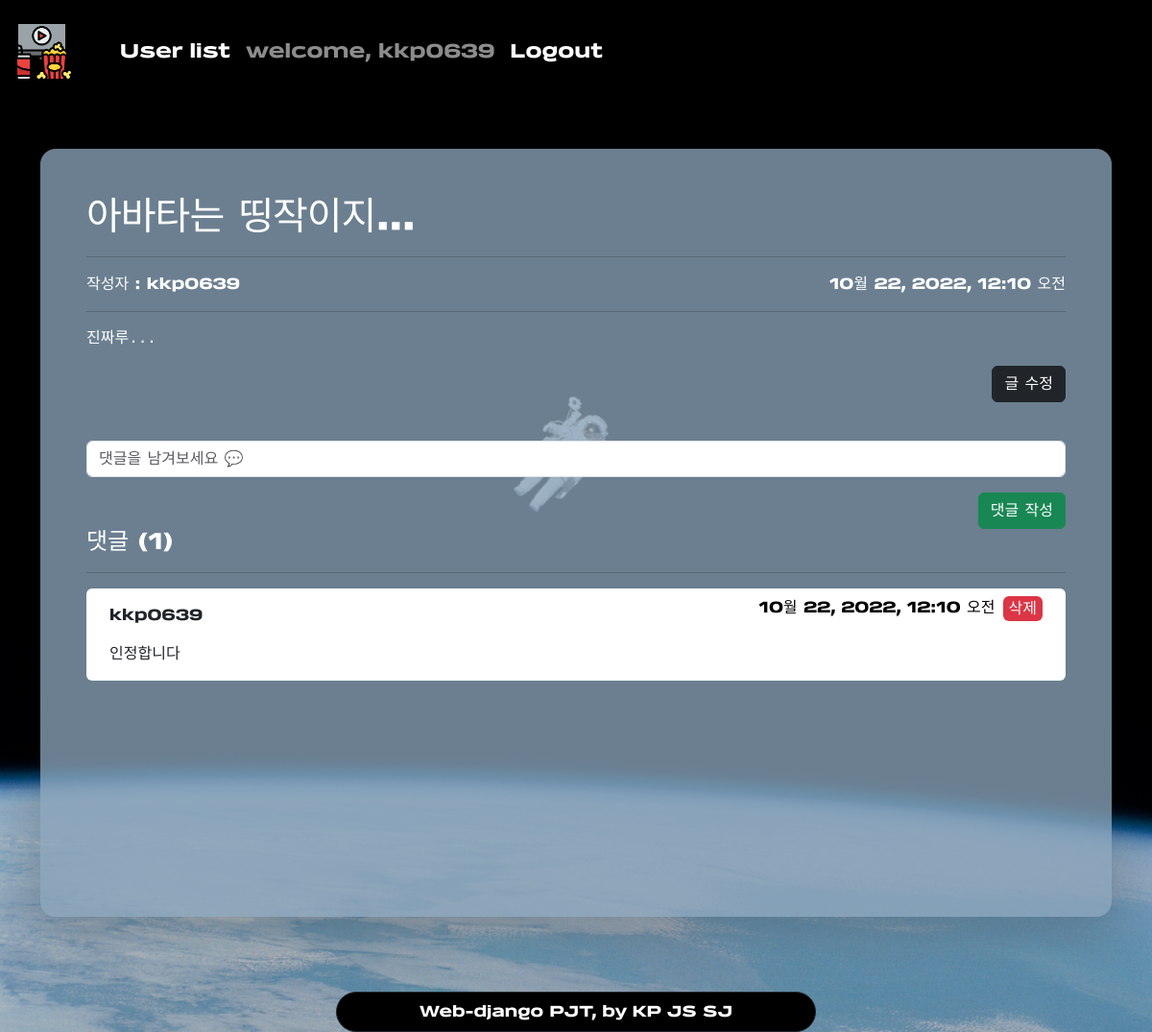
The app's page /3/ (signed in) with its own data.
### accounts/models.py (models this page shows)
class User(AbstractUser):
    pass

### articles/models.py (models this page shows)
class Review(models.Model):
    title = models.CharField(max_length=30)
    content = models.TextField()
    movie = models.ForeignKey(Movie, on_delete=models.CASCADE)
    grade = models.IntegerField(
        validators=[MinValueValidator(1), MaxValueValidator(10)]
    )
    created_at = models.DateTimeField(auto_now_add=True)
    updated_at = models.DateTimeField(auto_now=True)
    user = models.ForeignKey(settings.AUTH_USER_MODEL, on_delete=models.CASCADE)

class Comment(models.Model):
    content = models.TextField()
    created_at = models.DateTimeField(auto_now_add=True)
    review = models.ForeignKey(Review, on_delete=models.CASCADE)
    user = models.ForeignKey(settings.AUTH_USER_MODEL, on_delete=models.CASCADE)

### articles/views.py (the view)
# urls.py: path("<int:review_pk>/", views.detail, name="detail"),
@login_required
def detail(request, review_pk):
    review = Review.objects.get(pk=review_pk)
    comment_form = CommentForm()
    comments = review.comment_set.all()
    context = {
        "review": review,
        "comment_form": comment_form,
        "comments": comments,
    }
    return render(request, "articles/detail.html", context)

### articles/forms.py
class CommentForm(forms.ModelForm):
    content = forms.CharField(
        label="",
        widget=forms.TextInput(
            attrs={
                "placeholder": "댓글을 남겨보세요 💬",
            }
        ),
    )
    class Meta:
        model = Comment
        fields = [
            "content",
        ]

### articles/templates/articles/detail.html (shortened to what this page needs)
{% extends 'base.html' %}
{% load static %}
{% load django_bootstrap5 %}
{% block content %}
<div class="container d-flex flex-column justify-content-center my-5">
  <div class="review-detail p-5 rounded-4 shadow-lg">
    <h1 class="text-white font-space">{{ review.title }}</h1>
    <hr>
    <div class="d-flex justify-content-between align-middle">
      <p class="text-white">작성자 : {{ review.user }}</p>
      {% if review.created_at == review.updated_at %}
      <p class="text-white">{{ review.created_at }}</p>
      {% else %}
      <p class="text-white">{{ review.updated_at }} (수정됨)</p>
      {% endif %}
    </div>
    <hr class="mt-0">
    <pre class="fs-6 text-white ">{{ review.content}}</pre>
    <div class="d-flex justify-content-end my-3">
      {% if request.user == review.user %}
      <a href="{% url 'articles:update' review.pk %}" class="btn btn-dark">글 수정</a>
      {% endif %}
    </div>
    <form action="{% url 'articles:comment_create' review.pk %}" method="POST">
      {% bootstrap_form comment_form %}
      <div class="text-end"><input class="btn btn-success" type="submit" value="댓글 작성"></div>
    </form>
    <h4 class="text-white">댓글 ({{ comments|length }})</h4>
    <hr>
    <ul class="list-group list-group-flush rounded-2">
      {% for comment in comments %}
      <li class="list-group-item align-middle">
        <div class="d-flex justify-content-between align-items-center">
          <p class="card-text mx-2 my-2">{{ comment.user }}</p>
          <div class="d-flex">
            <p class="card-text text-black">{{ comment.created_at }}</p>
            {% if request.user == comment.user %}
            <form action="{% url 'articles:comment_delete' review.pk comment.pk %}" method="POST">
              <input class="bg-danger text-white mx-2 border-0 text-decoration-none rounded-2" type="submit" value="삭제">
            </form>
            {% endif %}
          </div>
        </div>
        <div class="m-2">
          {{ comment.content }}
        </div>
      </li>
      {% endfor %}
    </ul>
  </div>
</div>
{% endblock content %}

### templates/base.html (shortened to what this page needs)
{% load static %}
{% load django_bootstrap5 %}
<!DOCTYPE html>
<html lang="en">
<head>
  {% bootstrap_css %}
  <link rel="stylesheet" href="https://cdn.jsdelivr.net/npm/bootstrap-icons@1.9.1/font/bootstrap-icons.css">
  <link rel="stylesheet" href="{% static 'css/style.css' %}" type="text/css">
</head>
<body class="background-img">
  <nav class="navbar navbar-expand-lg navbar-dark bg-black py-3">
    <div class="container-fluid w-100">
      <a class="navbar-brand" href="{% url 'articles:index' %}">
        <img class="" src="{% static 'images/logo.png' %}" alt="logo" height="65">
      </a>
      <div class="collapse navbar-collapse" id="navbarSupportedContent">
        <ul class="navbar-nav me-auto mb-2 mb-lg-0 ms-lg-4 fs-5 d-flex justify-content-between">
          {% if request.user.is_authenticated %}
          <li class="nav-item">
            <a class="nav-link active" href="{% url 'accounts:userlist' %}">User list</a>
          </li>
          <li class="nav-item">
            <a class="nav-link" href="{% url 'accounts:profile' user.pk %}">welcome,
              {{ user }}</a>
          </li>
          <li class="nav-item">
            <form action="{% url 'accounts:logout' %}" method="POST">
              <input class="bg-black border-0 nav-link text-white" type="submit" value="Logout">
            </form>
          </li>
          {% endif %}
        </ul>
      </div>
    </div>
  </nav>
  {% block content %}{% endblock %}
  <footer class="text-center">
    <div class="position-fixed bottom-0 w-100 d-flex justify-content-center">
      <div class="bg-black py-2 col-5 rounded-5 border border-dark">
        <p class="text-white m-0">Web-django PJT, by KP JS SJ</p>
      </div>
    </div>
    <div class="m-5">
      <br>
    </div>
  </footer>
</body>
</html>

### static/css/style.css (style rules this page uses)
body { width: 100vw; height: auto; font-family: 'belgro'; background-image: url('../images/universe.jpg'); background-repeat: no-epeat; background-size: cover; }
.review-detail { height: 100vh; background-color: #8ca6bcc4; }
.font-space { letter-spacing: -1px; }

### records on screen
User: username "kkp0639"
Review: title "아바타는 띵작이지...", user "kkp0639", created_at "10월 22, 2022, 12:10 오전", content "진짜루..."
Comment: user "kkp0639", created_at "10월 22, 2022, 12:10 오전", content "인정합니다"

### other values on screen
{{ comments|length }} "1"
